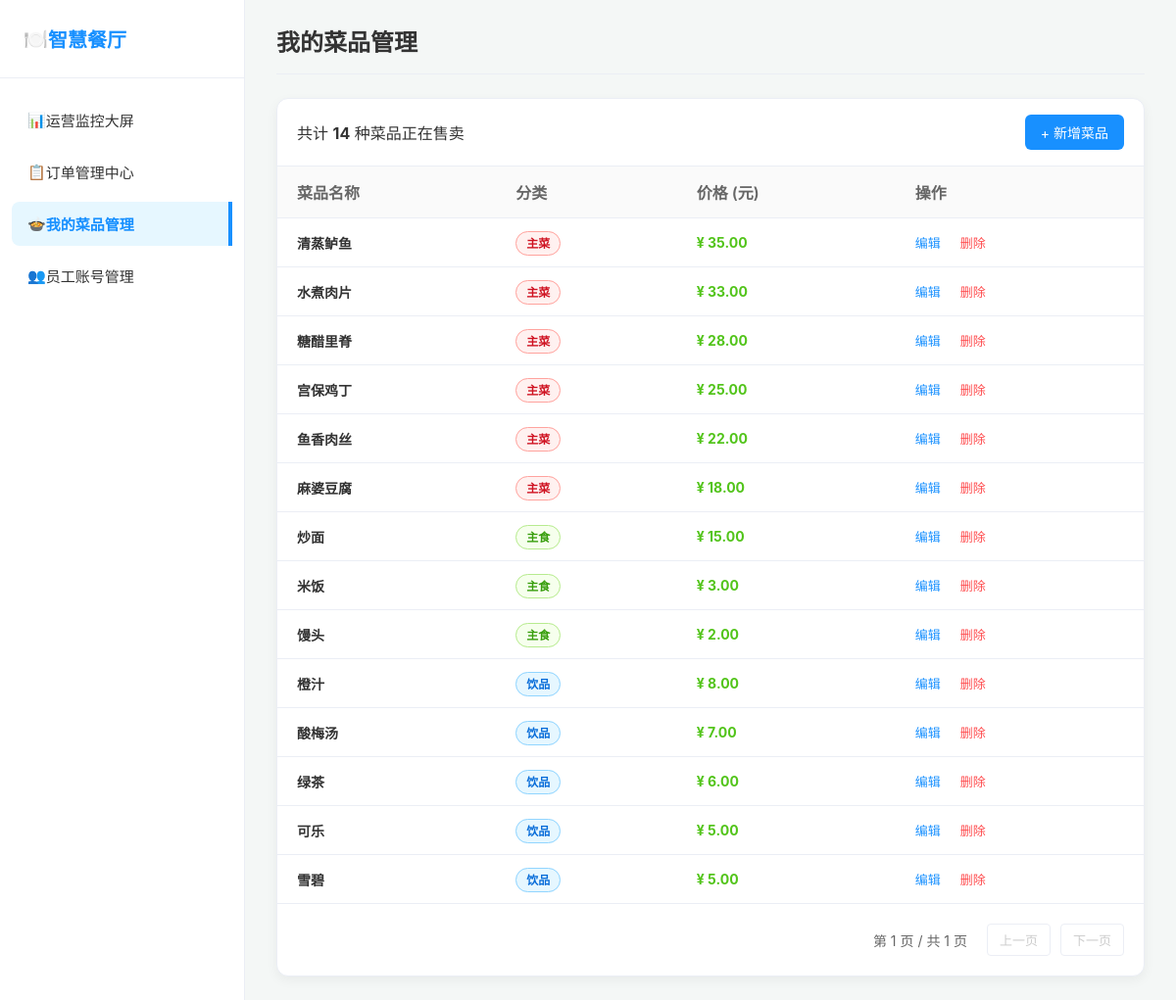
/dishes/ (signed in), run on the app's committed database.
### restaurant/models.py (models this page shows, shortened)
class Dish(models.Model):
    name = models.CharField(max_length=100, verbose_name='菜品名称')
    category = models.CharField(max_length=50, verbose_name='分类')
    price = models.DecimalField(max_digits=10, decimal_places=2, verbose_name='单价')
    class Meta:
        verbose_name = '菜品'
        verbose_name_plural = '菜品'

### restaurant/views.py (the view)
# urls.py: path('dishes/', views.dish_list, name='dish_list'),
@login_required
def dish_list(request):
    dishes = Dish.objects.all().order_by('category', '-price')
    paginator = Paginator(dishes, 15)
    page_number = request.GET.get('page', 1)
    page_obj = paginator.get_page(page_number)
    return render(request, 'dish_list.html', {'page_obj': page_obj})

### templates/dish_list.html (shortened to what this page needs)
<!DOCTYPE html>
<html lang="zh-CN">
<head>
</head>
<body>
    <div class="app-wrapper">
        <aside class="sidebar">
            <div class="sidebar-logo"><span>🍽️</span> 智慧餐厅</div>
            <nav class="sidebar-menu">
                <a href="{% url 'dashboard' %}" class="menu-item ">
                    <span class="icon">📊</span> 运营监控大屏
                </a>
                <a href="{% url 'order_list' %}" class="menu-item">
                    <span class="icon">📋</span> 订单管理中心
                </a>
                <a href="{% url 'dish_list' %}" class="menu-item active">
                    <span class="icon">🍲</span> 我的菜品管理
                </a>
                <a href="{% url 'user_list' %}" class="menu-item">
                    <span class="icon">👥</span> 员工账号管理
                </a>
                </nav>
        </aside>
        <main class="main-content">
            <div class="dashboard-container">
                <div class="header"><h1>我的菜品管理</h1></div>
                <div class="table-card">
                    <div class="table-toolbar">
                        <span>共计 <b>{{ page_obj.paginator.count }}</b> 种菜品正在售卖</span>
                        <a href="{% url 'dish_create' %}" class="btn-primary">+ 新增菜品</a>
                    </div>
                    <table class="data-table">
                        <thead>
                            <tr>
                                <th>菜品名称</th>
                                <th>分类</th>
                                <th>价格 (元)</th>
                                <th>操作</th>
                            </tr>
                        </thead>
                        <tbody>
                            {% for dish in page_obj %}
                            <tr>
                                <td style="font-weight: bold;">{{ dish.name }}</td>
                                <td>
                                    <span class="badge
                                        {% if '主菜' in dish.category %}badge-main
                                        {% elif '饮' in dish.category or '酒' in dish.category %}badge-drink
                                        {% elif '主食' in dish.category %}badge-staple
                                        {% endif %}">
                                        {{ dish.category }}
                                    </span>
                                </td>
                                <td style="color: var(--accent-green); font-weight: bold;">¥ {{ dish.price|floatformat:2 }}</td>
                                <td>
                                    <a href="{% url 'dish_edit' dish.id %}" class="action-link">编辑</a>
                                    <form action="{% url 'dish_delete' dish.id %}" method="POST" style="display:inline;" onsubmit="return confirm('确定要下架并删除菜品【{{ dish.name }}】吗？');">
                                        <button type="submit" class="action-delete">删除</button>
                                    </form>
                                </td>
                            </tr>
                            {% empty %}
                            <tr><td colspan="4" style="text-align: center; padding: 40px; color: #999;">暂无菜品</td></tr>
                            {% endfor %}
                        </tbody>
                    </table>
                    <div class="pagination">
                        <span style="color: var(--text-sub); font-size: 14px; margin-right: 10px;">第 {{ page_obj.number }} 页 / 共 {{ page_obj.paginator.num_pages }} 页</span>
                        {% if page_obj.has_previous %}
                            <a href="?page={{ page_obj.previous_page_number }}" class="page-btn">上一页</a>
                        {% else %}
                            <a href="#" class="page-btn disabled">上一页</a>
                        {% endif %}
                        {% if page_obj.has_next %}
                            <a href="?page={{ page_obj.next_page_number }}" class="page-btn">下一页</a>
                        {% else %}
                            <a href="#" class="page-btn disabled">下一页</a>
                        {% endif %}
                    </div>
                </div>
            </div>
        </main>
    </div>
</body>
</html>

### templates/dish_list.html (style rules this page uses)
:root { --bg-light: #f4f7f6; --card-bg: #ffffff; --text-main: #333333; --text-sub: #666666; --accent-blue: #1890ff; --accent-green: #52c41a; --accent-red: #ff4d4f; --border-color: #ebeef5; --sidebar-width: 250px; }
* { box-sizing: border-box; }
body { font-family: -apple-system, BlinkMacSystemFont, Arial, sans-serif; margin: 0; background-color: var(--bg-light); color: var(--text-main); height: 100vh; overflow: hidden; }
.app-wrapper { display: flex; height: 100vh; width: 100vw; }
.sidebar { width: var(--sidebar-width); background: var(--card-bg); border-right: 1px solid var(--border-color); display: flex; flex-direction: column; z-index: 10; }
.sidebar-logo { height: 80px; display: flex; align-items: center; padding: 0 24px; font-size: 20px; font-weight: bold; color: var(--accent-blue); border-bottom: 1px solid var(--border-color); }
.sidebar-menu { flex: 1; padding: 20px 12px; display: flex; flex-direction: column; gap: 8px; }
.menu-item { display: flex; align-items: center; padding: 12px 16px; color: var(--text-main); text-decoration: none; font-size: 15px; border-radius: 8px; transition: all 0.2s; }
.menu-item.active { background: #e6f7ff; color: var(--accent-blue); font-weight: 600; border-right: 4px solid var(--accent-blue); border-radius: 8px 0 0 8px; }
.main-content { flex: 1; display: flex; flex-direction: column; overflow-y: auto; padding: 24px 32px; }
.dashboard-container { width: 100%; max-width: 1600px; margin: 0 auto; }
.header { display: flex; justify-content: space-between; align-items: center; margin-bottom: 24px; padding-bottom: 16px; border-bottom: 1px solid var(--border-color); }
.header h1 { margin: 0; font-size: 24px; font-weight: 600; }
.table-card { background: var(--card-bg); border-radius: 12px; box-shadow: 0 4px 12px rgba(0,0,0,0.05); border: 1px solid var(--border-color); overflow: hidden; }
.table-toolbar { padding: 16px 20px; border-bottom: 1px solid var(--border-color); display: flex; justify-content: space-between; align-items: center; }
.btn-primary { background: var(--accent-blue); color: white; border: none; padding: 8px 16px; border-radius: 6px; cursor: pointer; font-size: 14px; text-decoration: none; }
.data-table { width: 100%; border-collapse: collapse; }
.data-table th { background-color: #fafafa; padding: 14px 20px; text-align: left; font-weight: 600; color: var(--text-sub); border-bottom: 1px solid var(--border-color); }
.data-table td { padding: 14px 20px; border-bottom: 1px solid var(--border-color); font-size: 14px; }
.action-link { color: var(--accent-blue); text-decoration: none; margin-right: 10px; font-size: 13px; font-weight: 500; }
.action-delete { color: var(--accent-red); cursor: pointer; border: none; background: none; font-size: 13px; font-weight: 500; }
.badge { padding: 4px 10px; border-radius: 20px; font-size: 12px; font-weight: 600; background: #f0f2f5; color: #555; }
.badge-main { background: #fff1f0; color: #cf1322; border: 1px solid #ffa39e; }
.badge-drink { background: #e6f7ff; color: #096dd9; border: 1px solid #91d5ff; }
.badge-staple { background: #f6ffed; color: #389e0d; border: 1px solid #b7eb8f; }
.pagination { padding: 20px; display: flex; justify-content: flex-end; align-items: center; gap: 10px; }
.page-btn { padding: 6px 12px; border: 1px solid var(--border-color); background: var(--card-bg); border-radius: 4px; color: var(--text-main); text-decoration: none; font-size: 13px; }
.page-btn.disabled { color: #ccc; border-color: var(--border-color); pointer-events: none; }

### data on the page
Dish: name "清蒸鲈鱼", category "主菜", price "35.00"
Dish: name "水煮肉片", category "主菜", price "33.00"
Dish: name "糖醋里脊", category "主菜", price "28.00"
Dish: name "宫保鸡丁", category "主菜", price "25.00"
Dish: name "鱼香肉丝", category "主菜", price "22.00"
Dish: name "麻婆豆腐", category "主菜", price "18.00"
Dish: name "炒面", category "主食", price "15.00"
Dish: name "米饭", category "主食", price "3.00"
Dish: name "馒头", category "主食", price "2.00"
Dish: name "橙汁", category "饮品", price "8.00"
Dish: name "酸梅汤", category "饮品", price "7.00"
Dish: name "绿茶", category "饮品", price "6.00"
Dish: name "可乐", category "饮品", price "5.00"
Dish: name "雪碧", category "饮品", price "5.00"

### other printed values
{{ page_obj.paginator.count }} "14"
{{ page_obj.number }} "1"
{{ page_obj.paginator.num_pages }} "1"
